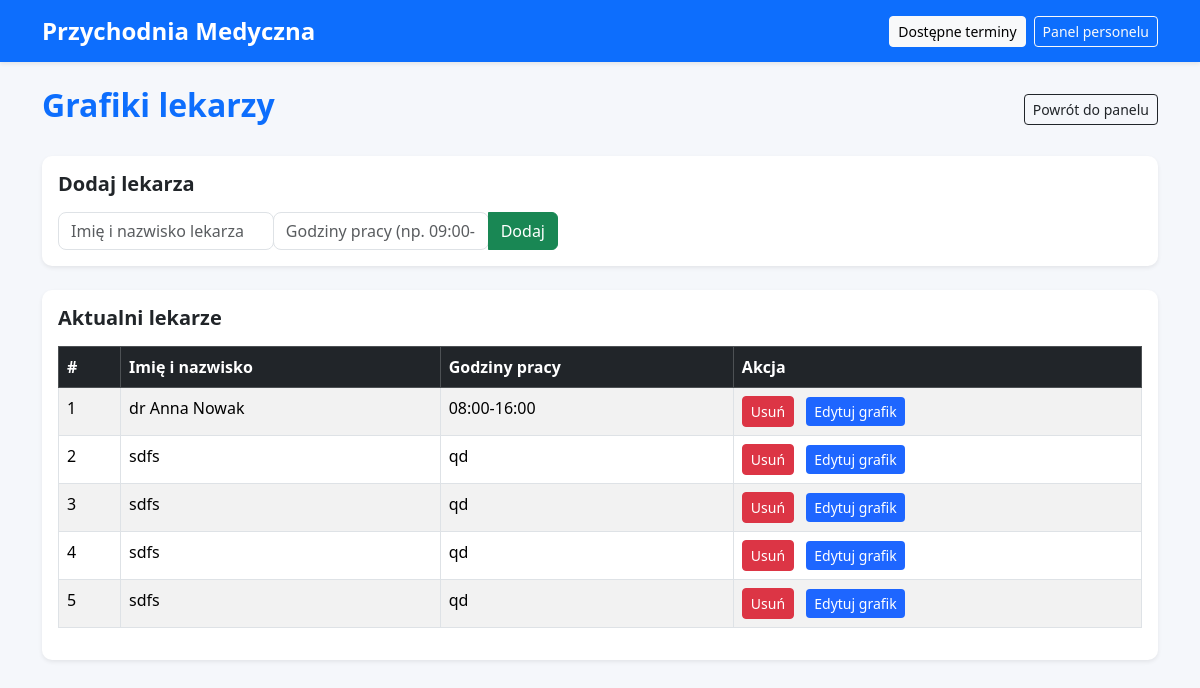
Before: /doctors (signed in) with the older database file.
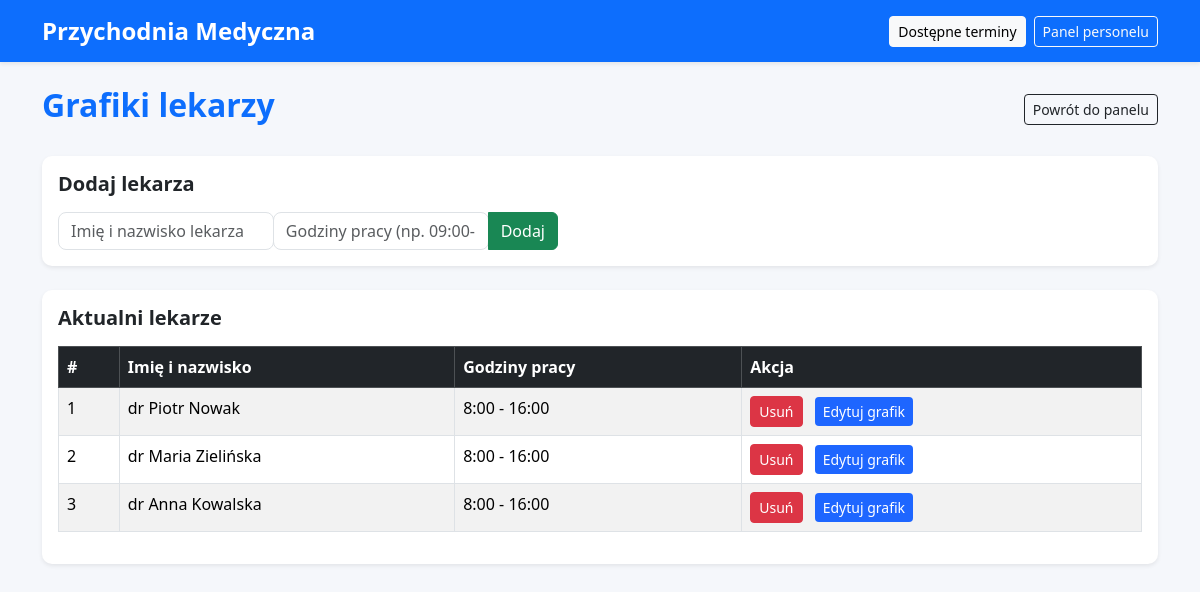
After: the same page with the newer database file.
### tables this page shows
CREATE TABLE doctors (
    id INTEGER PRIMARY KEY AUTOINCREMENT,
    name TEXT NOT NULL,
    hours TEXT
);

### app.py (the view, shortened to what this page needs)
@app.route("/doctors", methods=["GET", "POST"])
@login_required
def doctors_view():
    conn = get_conn()
    doctors_db = conn.execute(
        "SELECT * FROM doctors"
    ).fetchall()
    conn.close()
    return render_template("doctors.html", doctors=doctors_db)

### app.py (called while the page is built)
def login_required(view):
    @wraps(view)
    def wrapper(*args, **kwargs):
        if 'user_id' not in session:
            flash("Musisz się zalogować!", "danger")
            return redirect(url_for('login'))
        return view(*args, **kwargs)
    return wrapper

### database.py (called while the page is built)
def get_conn():
    conn = sqlite3.connect(DB_PATH)
    conn.row_factory = sqlite3.Row
    return conn

### templates/doctors.html
{% extends "base.html" %}
{% block content %}
<div class="d-flex justify-content-between align-items-center mb-4">
  <h2 class="fw-bold text-primary">Grafiki lekarzy</h2>
  <a href="{{ url_for('dashboard') }}" class="btn btn-outline-dark btn-sm">Powrót do panelu</a>
</div>
<div class="card p-3 mb-4 shadow-sm">
  <h5 class="fw-semibold mb-3">Dodaj lekarza</h5>
  <form method="post" action="{{ url_for('doctors_view') }}">
    <div class="input-group" style="max-width: 500px;">
      <input type="text" class="form-control" name="name" placeholder="Imię i nazwisko lekarza" required>
      <input type="text" class="form-control" name="hours" placeholder="Godziny pracy (np. 09:00-17:00)" required>
      <button class="btn btn-success">Dodaj</button>
    </div>
  </form>
</div>
<div class="card p-3 shadow-sm">
  <h5 class="fw-semibold mb-3">Aktualni lekarze</h5>
  <table class="table table-striped table-bordered">
    <thead class="table-dark">
      <tr>
        <th>#</th>
        <th>Imię i nazwisko</th>
        <th>Godziny pracy</th>
        <th>Akcja</th>
      </tr>
    </thead>
    <tbody>
      {% for d in doctors %}
      <tr>
        <td>{{ loop.index }}</td>
        <td>{{ d.name }}</td>
        <td>{{ d.hours }}</td>
       <td>
  <form method="post" action="{{ url_for('delete_doctor', doctor_id=d.id) }}" style="display:inline;">
    <button class="btn btn-sm btn-danger" onclick="return confirm('Na pewno chcesz usunąć tego lekarza?');">
      Usuń
    </button>
  </form>
  <a href="{{ url_for('edit_doctor', doctor_id=d.id) }}" class="btn btn-sm btn-primary ms-2">Edytuj grafik</a>
</td>
      </tr>
      {% endfor %}
    </tbody>
  </table>
</div>
{% endblock %}

### templates/base.html (shortened to what this page needs)
<!DOCTYPE html>
<html lang="pl">
<head>
    <link
      href="https://cdn.jsdelivr.net/npm/bootstrap@5.3.2/dist/css/bootstrap.min.css"
      rel="stylesheet"
    >
    <link rel="stylesheet" href="{{ url_for('static', filename='css/style.css') }}">
</head>
<body>
<nav class="navbar navbar-dark bg-primary mb-4">
  <div class="container d-flex justify-content-between align-items-center">
    <span class="navbar-brand fw-bold fs-4">
      Przychodnia Medyczna
    </span>
    <div class="d-flex align-items-center gap-2">
      {% if username %}
        <span class="text-white me-2">
          Zalogowany: <strong>{{ username }}</strong>
        </span>
        <a class="btn btn-light btn-sm" href="{{ url_for('doctors_view') }}">
          Grafiki lekarzy
        </a>
        <a class="btn btn-outline-light btn-sm" href="{{ url_for('logout') }}">
          Wyloguj
        </a>
      {% else %}
        <a class="btn btn-light btn-sm" href="{{ url_for('show_slots') }}">
          Dostępne terminy
        </a>
        <a class="btn btn-outline-light btn-sm" href="{{ url_for('login') }}">
          Panel personelu
        </a>
      {% endif %}
    </div>
  </div>
</nav>
<div class="container">
    {% block content %}{% endblock %}
</div>
</body>
</html>

### static/css/style.css (style rules this page uses)
body { background: #f5f7fb; }
.navbar { box-shadow: 0 2px 4px rgba(0, 0, 0, 0.08); }
.card { border-radius: 10px; border: none; }
.btn-primary { background-color: #1e66ff; border: none; }
h1, h2, h3 { font-weight: 600; }
input, select, textarea { border-radius: 8px !important; }

Changed rows visible on the page:
removed doctors: name "dr Anna Nowak", hours "08:00-16:00"
removed doctors: name "sdfs", hours "qd"
removed doctors: name "sdfs", hours "qd"
changed doctors: name "sdfs" → "dr Piotr Nowak"; hours "qd" → "8:00 - 16:00"
changed doctors: name "sdfs" → "dr Maria Zielińska"; hours "qd" → "8:00 - 16:00"
added doctors: name "dr Anna Kowalska", hours "8:00 - 16:00"
